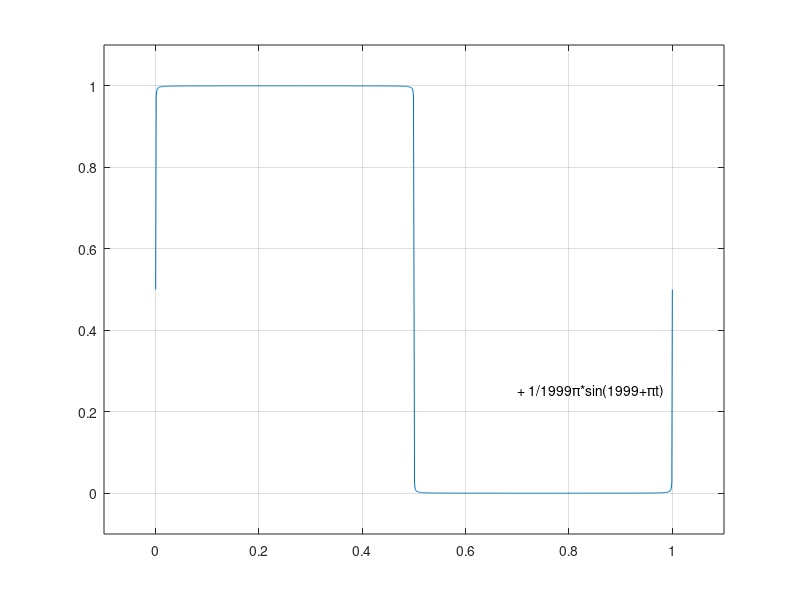

The MATLAB script that drew this image:
clear all ; close all ; clc;


t = 0 : 0.001 : 1;
p = 1;
appr_rect = 1/2;
figure;

for p = 1:1:1000
    appr_rect = appr_rect+ 2*(1./((2*p-1)*pi).*sin(2*pi*(2*p-1)*t));
    plot(t, appr_rect)
    num_of_P = num2str(2*p-1);
    T = strcat('+ 1/', num_of_P, '\pi*sin(', num_of_P,'+\pit)');
    text(0.7, 0.25, T);
    pause(0.1);
end

axis([-0.1 1.1 -0.1 1.1]);
grid on;